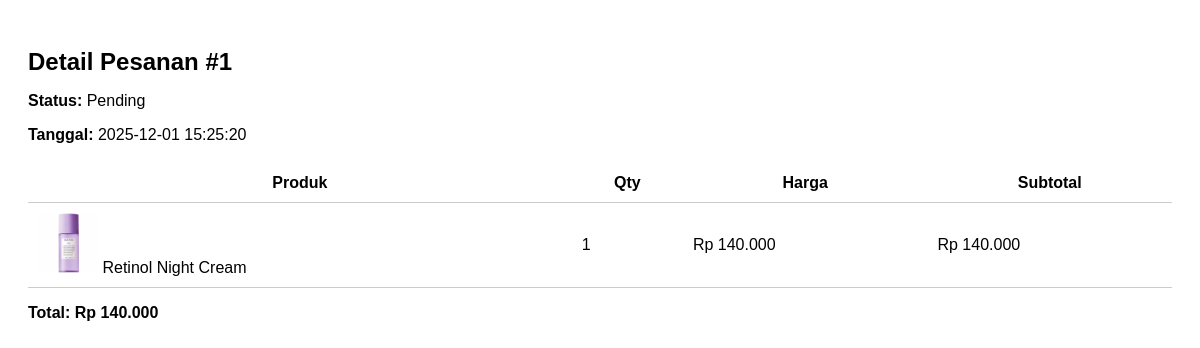
Screenshot of /order_detail.php?id=1 (signed in) with the database file from the repository.
### tables this page shows
CREATE TABLE `orders` (
  `id` int NOT NULL,
  `user_id` int NOT NULL,
  `total_price` int NOT NULL,
  `status` enum('Pending','Diproses','Dikirim','Selesai','Dibatalkan') DEFAULT 'Pending',
  `created_at` timestamp NULL DEFAULT CURRENT_TIMESTAMP,
  `name` varchar(255) DEFAULT NULL,
  `phone` varchar(20) DEFAULT NULL,
  `address` text,
  `total` int DEFAULT NULL
);

CREATE TABLE `order_items` (
  `id` int NOT NULL,
  `order_id` int NOT NULL,
  `product_id` int NOT NULL,
  `qty` int NOT NULL,
  `price` int NOT NULL
);

CREATE TABLE `product` (
  `id` int NOT NULL,
  `name` varchar(150) NOT NULL,
  `price` int NOT NULL,
  `description` text,
  `image` varchar(255) DEFAULT NULL,
  `rating` int DEFAULT '5'
);

### order_detail.php (the view, shortened to what this page needs)
<?php
include 'config.php';
$order_id = $_GET['id'];
$stmt = $conn->prepare("SELECT * FROM orders WHERE id = ?");
$stmt->bind_param("i", $order_id);
$stmt->execute();
$result = $stmt->get_result();
$order = $result->fetch_assoc();
$stmt2 = $conn->prepare("
    SELECT oi.*, p.name, p.image
    FROM order_items oi
    JOIN product p ON p.id = oi.product_id
    WHERE oi.order_id = ?
");
$stmt2->bind_param("i", $order_id);
$stmt2->execute();
$items = $stmt2->get_result()->fetch_all(MYSQLI_ASSOC);
?>
<!DOCTYPE html>
<html>
<head>
</head>
<body>
<h2>Detail Pesanan #<?= $order_id ?></h2>
<p><b>Status:</b> <?= $order['status'] ?></p>
<p><b>Tanggal:</b> <?= $order['created_at'] ?></p>
<table>
    <tr>
        <th>Produk</th>
        <th>Qty</th>
        <th>Harga</th>
        <th>Subtotal</th>
    </tr>
    <?php foreach ($items as $item): ?>
    <tr>
        <td>
            <img src="admin/product/upload/<?= $item['image'] ?>">
            <?= $item['name'] ?>
        </td>
        <td><?= $item['qty'] ?></td>
        <td>Rp <?= number_format($item['price'], 0, ',', '.') ?></td>
        <td>Rp <?= number_format($item['qty'] * $item['price'], 0, ',', '.') ?></td>
    </tr>
    <?php endforeach; ?>
</table>
<p><b>Total: Rp <?= number_format($order['total_price'], 0, ',', '.') ?></b></p>
</body>
</html>

### order_detail.php (style rules this page uses)
body { font-family: Arial; padding: 20px; }
img { width: 60px; border-radius: 6px; }
table { width: 100%; border-collapse: collapse; margin-top: 20px; }
th, td { padding: 10px; border-bottom: 1px solid #ccc; vertical-align: middle; }
h2 { margin-bottom: 8px; }

### rows the page displays
orders: status "Pending", created_at "2025-12-01 15:25:20", total_price "140.000"
order_items: product.image (picture), product.name "Retinol Night Cream", qty "1", price "140.000", $item['qty'] * $item['price'] "140.000"

### other values shown
$order_id "1"
